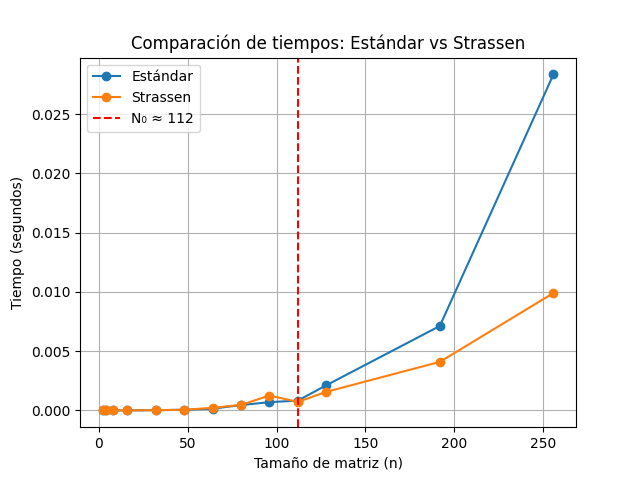

Reproduce this figure in Python.
import csv
import matplotlib.pyplot as plt

n = []
tiempo_std = []
tiempo_strassen = []

with open("resultados.csv") as f:
    reader = csv.DictReader(f)
    for row in reader:
        n.append(int(row["n"]))
        tiempo_std.append(float(row["mediana_std"]))
        tiempo_strassen.append(float(row["mediana_strassen"]))

plt.plot(n, tiempo_std, marker="o", label="Estándar")
plt.plot(n, tiempo_strassen, marker="o", label="Strassen")
plt.axvline(x=112, color="red", linestyle="--", label="N₀ ≈ 112")
plt.xlabel("Tamaño de matriz (n)")
plt.ylabel("Tiempo (segundos)")
plt.title("Comparación de tiempos: Estándar vs Strassen")
plt.legend()
plt.grid(True)
plt.savefig("grafica.png")
print("Grafica guardada en grafica.png")
